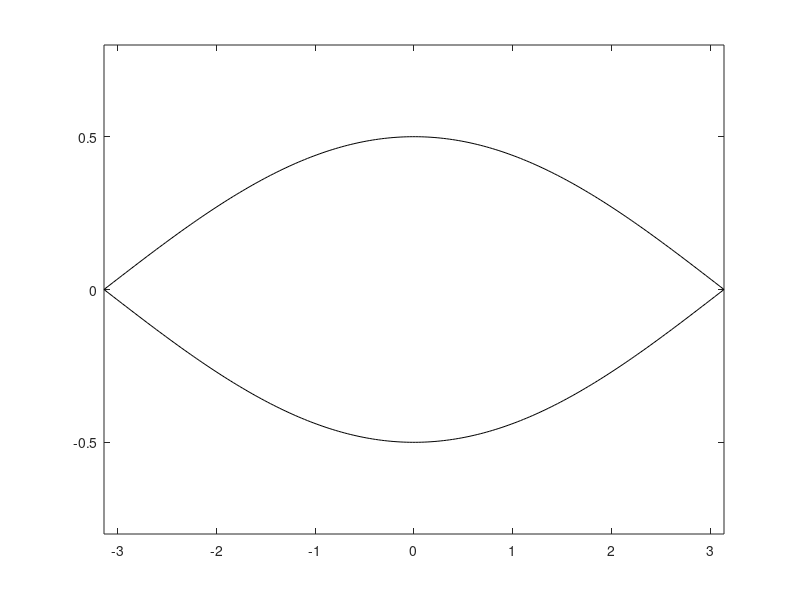

The MATLAB source for this figure: (Note: this script raises an error after producing the figure.)
% fel_small_signal_gain.m, FEL gain curve, V. Ziemann, 240829
clear; close all
addpath /home/ziemann/matlab/elliptic
Omegas=0.25; Ts=2*pi/Omegas;
dt=0.1*Ts;
phi=-pi:2*pi/201:pi;
separatrix=2*Omegas*cos(0.5*phi);
eta0=-5.002:0.2:5;
gain=zeros(1,length(eta0));
for m=1:length(eta0)
  hold off; plot(phi,separatrix,'k',phi,-separatrix,'k')
  axis([-pi,pi,-0.8,0.8]); hold on; pause(0.001)
  hold on
  for k=1:length(phi)
    plot(phi(k),eta0(m),'r*') 
    x=pendulumtracker([phi(k),eta0(m)],Omegas,dt);
    gain(m)=gain(m)+x(2);
    plot(x(1),x(2),'b+') 
  end
  xlabel('\psi'); ylabel('\eta')
  gain(m)=eta0(m)-gain(m)/length(phi);
  disp([num2str(m),':  gain=',num2str(gain(m))])
  pause(0.1);
end
figure('Name','FEL small-signal gain curve');
hold off
plot(eta0,gain,'k*');
xlabel('\eta_0 = (\gamma_0-\gamma_r)/\gamma_r'); ylabel('<\eta_f> - \eta_0')
xlim([-5,5])
save('gaincurve.mat')